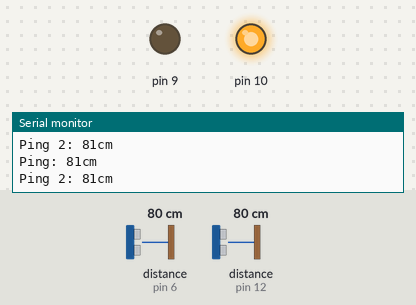
A sketch run on a simulated Arduino Uno, built with avr-gcc and run on an emulated ATmega328P. Parts: output pins drawn as LEDs (lit = HIGH), the last lines printed to the serial monitor. Inputs (shaded band) come from the test bench; at power-on: distance to the obstacle (sensors on pin 6, pin 12) 80 cm. The echo pulse lasts 58.3 µs per cm.

Above: at 1.8 s.
1.9 s: distance to the obstacle (sensor on pin 6) set to 51 cm
3.4 s: distance to the obstacle (sensor on pin 6) set to 43 cm
At 4.0 s:
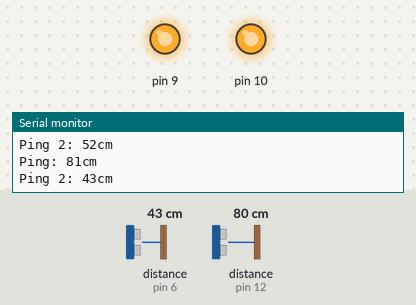
8.1 s: distance to the obstacle (sensor on pin 6) set to 94 cm
9.6 s: distance to the obstacle (sensor on pin 6) set to 103 cm
At 10.6 s:
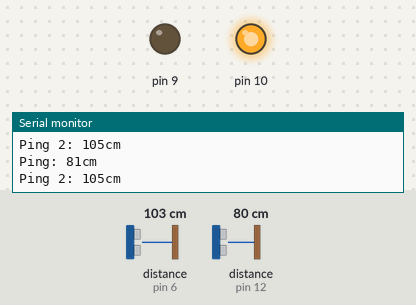
11.1 s: distance to the obstacle (sensor on pin 6) set to 2 cm
At 11.7 s:
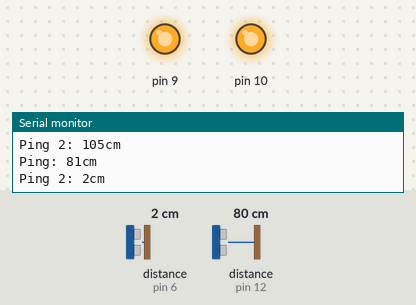
Timing chart, 0 to 13.6 s (numbered marks = the images above; inputs shaded):
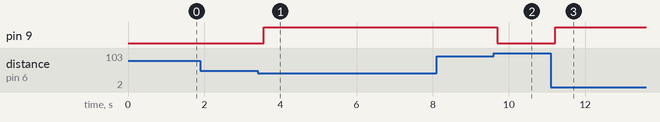

Measured:
- the behaviour switches between 49 and 48 cm on distance to the obstacle (sensor on pin 6) (found by bisection; images 0 and 1)
- the behaviour switches between 98 and 99 cm on distance to the obstacle (sensor on pin 6) (found by bisection; images 1 and 2)
- after the input at 3.4 s, pin 9: LOW → HIGH after 0.17 s
- after the input at 9.6 s, pin 9: HIGH → LOW after 0.09 s
- after the input at 11.1 s, pin 9: LOW → HIGH after 0.12 s

The sketch:

programa.ino
```cpp
// ---------------------------------------------------------------------------
// Example NewPing library sketch that does a ping about 20 times per second.
// ---------------------------------------------------------------------------

#include <NewPing.h>

#define TRIGGER_PIN  13  // Arduino pin tied to trigger pin on the ultrasonic sensor.
#define ECHO_PIN     12  // Arduino pin tied to echo pin on the ultrasonic sensor.
#define TRIGGER_PIN_2  7  // Arduino pin tied to trigger pin on the ultrasonic sensor.
#define ECHO_PIN_2     6  // Arduino pin tied to echo pin on the ultrasonic sensor.
#define MAX_DISTANCE 200 // Maximum distance we want to ping for (in centimeters). Maximum sensor distance is rated at 400-500cm.
long distancia;
long distancia_2;

NewPing sonar(TRIGGER_PIN, ECHO_PIN, MAX_DISTANCE);
NewPing sonar_2(TRIGGER_PIN_2, ECHO_PIN_2, MAX_DISTANCE); // NewPing setup of pins and maximum distance.

void setup() {
  Serial.begin(9600); // Open serial monitor at 115200 baud to see ping results.
  pinMode(10,OUTPUT);
  pinMode(9,OUTPUT);
  pinMode(13,OUTPUT);
  pinMode(12,INPUT);
  digitalWrite(10,HIGH);
  digitalWrite(9,LOW);
}

void loop() {
  delay(500);
  unsigned int uS = sonar.ping();
  unsigned int uS_2 = sonar_2.ping();
  Serial.print("Ping: ");
  Serial.print(uS / US_ROUNDTRIP_CM);
  distancia = (uS / US_ROUNDTRIP_CM);
  Serial.println("cm");
  Serial.print("Ping 2: ");
  Serial.print(uS_2 / US_ROUNDTRIP_CM);
  distancia_2 = (uS_2 / US_ROUNDTRIP_CM);
  Serial.println("cm");
  if (distancia && distancia_2 > 100) {digitalWrite(9, LOW);}
  if (distancia && distancia_2 < 50) {digitalWrite(9,HIGH);}
}
```
